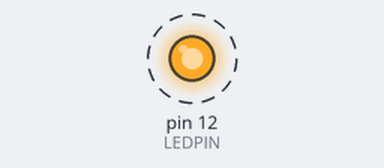
Recording of a sketch running on a simulated Arduino Uno, built with avr-gcc and run on an emulated ATmega328P. On the bench: output pins drawn as LEDs (lit = HIGH). Dashed ring = blinking.

Above: at 0.5 s.
Timing chart, 0 to 4.6 s (numbered marks = the images above):
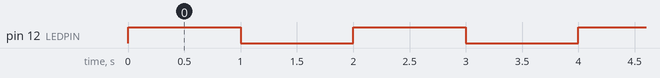

The sketch:

LED.ino
```cpp
int LEDPIN=12;

void setup() {
  pinMode(LEDPIN,OUTPUT);
  Serial.begin(921600);
}

void loop() {
  digitalWrite(LEDPIN, HIGH);   // sets the LED on
  delay(1000);                  // waits for a second
  digitalWrite(LEDPIN, LOW);    // sets the LED off
  delay(1000);                  // waits for a second
}
```

Measured:
- by itself, pin 12 (LEDPIN): alternates HIGH for 1.0 s and LOW for 1.0 s
